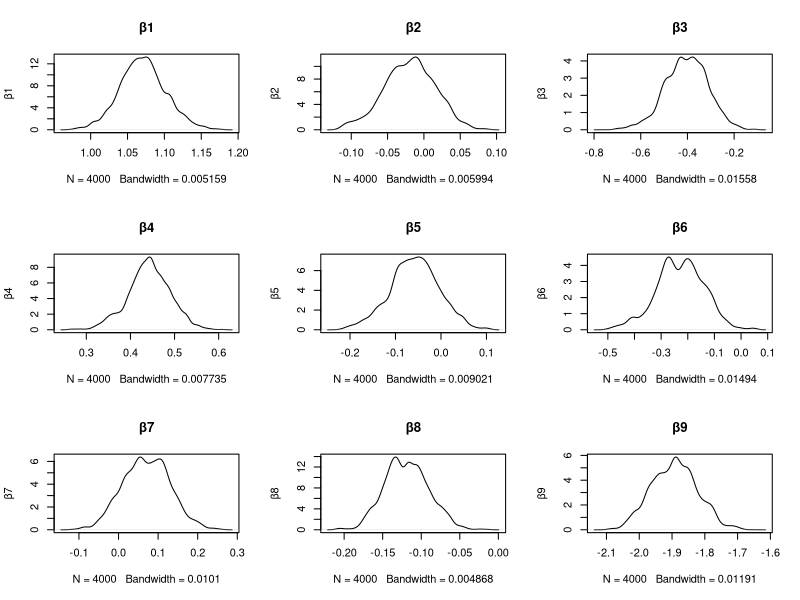
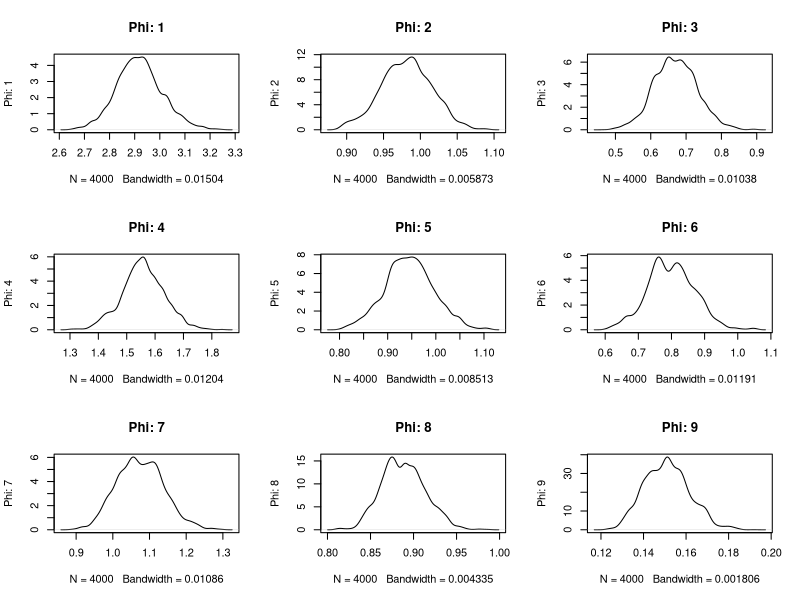
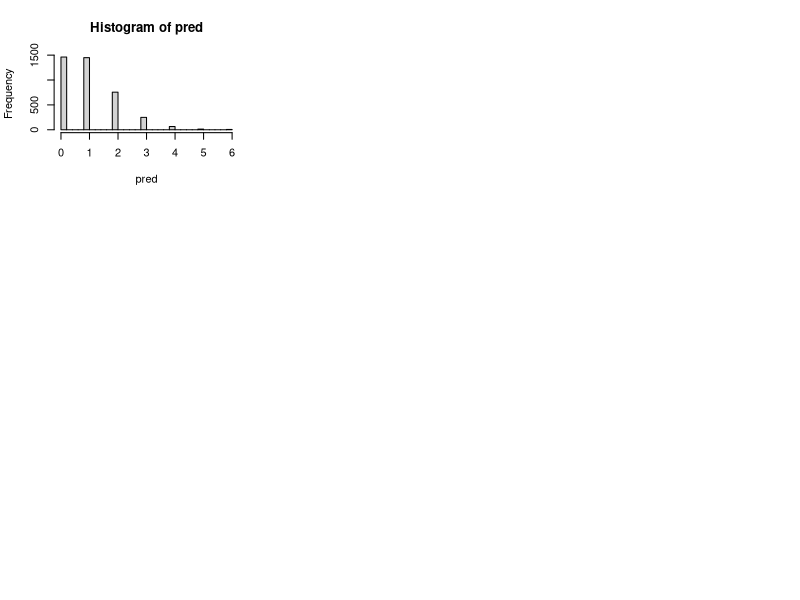

Here is the R script that generated these plots, in order:
########################## Lab 4 ##########################
## MCMC
## Metropolis algorithm
## Poisson regression
## Hessian
## Mode
## Maximum likelihood estimator
## Program general functions

# Task 1: Poisson regression - the MCMC way
# a) Obtain the maximum likelihood estimator of β in the Poisson regression model
# Find significant covariates
# b) Bayesian analysis of the Poisson regression
# Find mode and hessian of Beta
# c) Simulate from the actual posterior of β using the Metropolis algorithm and 
# compare with the approximate results in b)
# Program general function
# d) Use MCMC draws from c) to simulate from the predictive distribution of
# the number of bidders in a new auction



library(mvtnorm)

############# Task 1 #############
# Consider the following Poisson regression model:
#   y_i | β ~ Poisson[ exp(t(x_i) * β ) ], i = 1, ..., n

dataset <- read.table("eBayNumberOfBidderData.dat", header = TRUE)
X <- dataset[, -1]
Y <- dataset[, 1]

# a)
# Obtain the maximum likelihood estimatior of β

# Fit Poisson model
nBids.fitted <- glm(formula = nBids ~.-Const,
               data = dataset,
               family = poisson)

# Find significant coefficients
# 99.9%: (Intercept), VerifyID, Sealed, LogBook, MinBidShare
# 95%: MajBlen
nBids.summary <- summary(nBids.fitted)

# b)
# Bayesian Analysis of the Poisson regression
# Zellner's prior:
#     β ~ N(0, 100 * (t(X)*X)^(-1)), X: n x p covariate matrix
#
# Approximate posterior density:
#     β | y ~ N[ B_hat, Jy(β_hat)^(-1) ]

# Functions
logPostPois <- function(β, mu, sigma, y, X) {
  n <- length(Y)
  
  # log likelihood
  log.likelihood <- sum(y * X %*% β - exp(X %*% β))
  
  # If log.likelihood -Inf or Inf
  if (abs(log.likelihood) == Inf) log.likelihood = -20000;

  # log prior
  # OBS: Use dmvnorm!! You want the likelihood of the betas!
  log.prior <- dmvnorm(x = β, mean = mu, sigma = sigma, log = TRUE)
  
  return (log.likelihood + log.prior)
}

# Setup
X.matrix <- as.matrix(X)
beta_init <- as.matrix(10 * rep(1, dim(X.matrix)[2]))
sigma <- 100 * solve(t(X.matrix)%*%(X.matrix))
mu <- rep(0, dim(sigma)[2])
optim.res <- optim(par = beta_init,
                   fn = logPostPois,
                   gr = NULL,
                   mu = mu,
                   sigma = sigma,
                   y = Y,
                   X = X.matrix,
                   method = "BFGS",
                   control = list(fnscale = -1),
                   hessian = TRUE
                   )

β.mode <- optim.res$par # Mode of betas
β.neg.inv.hessian <- -solve(optim.res$hessian) # Negative inverse hessian, when betas = mode

# c) Metropolis

# Functions
Metropolis <- function(theta, logPostFunc, c, Σ, nDraws, warmUp, ...) {
  theta_c <- theta # theta_c: Current thetas
  thetas <- matrix(nrow = nDraws,
                   ncol = length(theta))
  sigma_c <- c * Σ
  for (i in -warmUp:nDraws) {
    
    # Generate new thetas in the surounding area of theta_c
    theta_p <- as.vector(rmvnorm(n = 1, mean = theta_c, sigma = sigma_c)) 
  
    log.post.p <- logPostFunc(theta_p, ...)
    log.post.c <- logPostFunc(theta_c, ...)
    
    # Calculate the acceptance probability.
    # If there's a high probability of theta_p, accept_prob will be equal to 1 and the bern trial will 
    # draw in its favour.
    accept_prob <- min(1, exp(log.post.p - log.post.c))
    
    # Bern trial to decide if theta_c should continue as before or if a "jump" to newly generated theta_p should be made
    bern_trial <- rbinom(1, size = 1, prob = accept_prob)
    
    # Set theta_c to new value
    if (bern_trial == 1) {
      theta_c <- theta_p
    }
  
    # When burn-in is passed, start to save the theta-values
    if(i > 0) thetas[i, ] <- theta_c;
  }
  
  return(thetas)
}

# Setup
X.matrix <- as.matrix(X)
beta_init <- rep(0, dim(X.matrix)[2])
sigma <- 100 * solve(t(X.matrix)%*%(X.matrix))
mu <- rep(0, dim(sigma)[2])
c = 0.5

nDraws = 4000 # No. of draws
warmUp = round(nDraws/5) # No. of Burn-in

metropolis.res <- Metropolis(theta = beta_init,
                             logPostFunc = logPostPois,
                             c = c,
                             Σ = β.neg.inv.hessian,
                             nDraws = nDraws,
                             warmUp = warmUp,
                             mu = mu,
                             sigma = sigma,
                             y = Y,
                             X = X.matrix)

postPhi <- exp(metropolis.res) # Phi = exp(β) is often more interprentable

# Plot β
par(mfrow = c(3, 3))
for (i in 1:dim(metropolis.res)[2]) {
  main_legend <- paste(c("β", i), collapse = "")
  plot(density(metropolis.res[, i]),
       main = main_legend,
       type = 'l',
       ylab = main_legend)
}

# Plot Phis
par(mfrow = c(3, 3))
for (i in 1:dim(postPhi)[2]) {
  main_legend <- paste(c("Phi:", i), collapse = " ")
  plot(density(postPhi[, i]),
       main = main_legend,
       type = 'l',
       ylab = main_legend)
}

# d) Use draws in c) to simulate the predictive distribution of a new bid

new_bid <- c(1, 1, 1, 1, 0, 0, 0, 1, 0.5)

# Simulation from predictive distribution by using Metropolis betas
# Simulate from Poisson distribution with lambda = exp(x_i * β)
lambda <- metropolis.res %*% new_bid
pred <- rpois(n = nDraws,
              exp(lambda))

# Hist draws
hist(pred, breaks = 30)

# Calculate probability of no bidders
prob_no_bidder <- sum(pred == 0)/length(pred)
